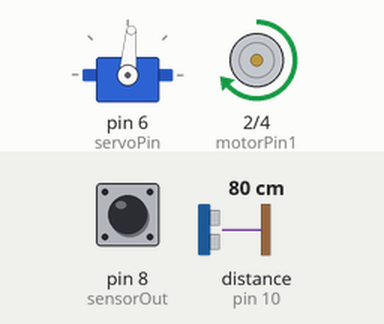
Bench run of a sketch on a simulated Arduino Uno, built with avr-gcc and run on an emulated ATmega328P. On the bench: servo, motor-driver pin pairs drawn as motors (green arrow = first pin HIGH = forward, orange = second pin HIGH = backward, longer = more drive, scaled by the enable pin). Wiring (inferred from the names in the program): ultrasonic range finder: trigger pin 9; echo pin 10. Inputs (shaded band) come from the test bench; at power-on: distance to the obstacle (sensor on pin 10) 80 cm, pin 8 (sensorOut) LOW. The echo pulse lasts 58.3 µs per cm.

Above: at 1.2 s.
1.3 s: distance to the obstacle (sensor on pin 10) set to 17 cm
2.8 s: distance to the obstacle (sensor on pin 10) set to 14 cm
At 3.5 s:
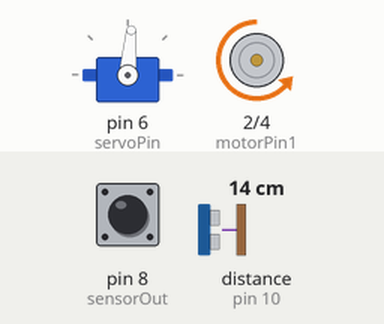
4.3 s: distance to the obstacle (sensor on pin 10) set to 18 cm
At 7.0 s:
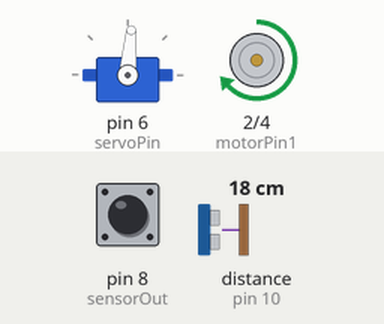
7.3 s: distance to the obstacle (sensor on pin 10) set to 2 cm
At 7.7 s:
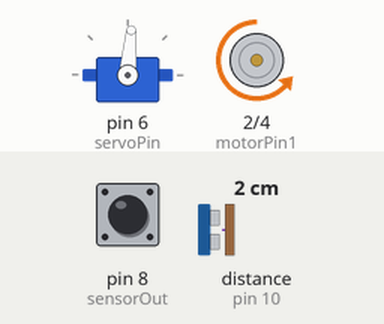
8.8 s: pin 8 (sensorOut) pulsed HIGH 2 times (0.12 s each, 0.3 s apart)
At 10.5 s:
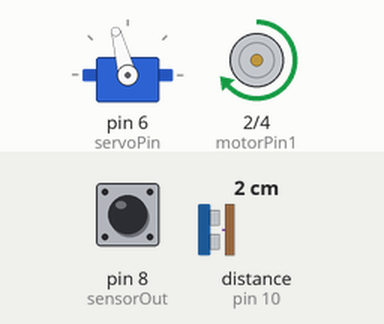
Timing chart, 0 to 12.7 s (numbered marks = the images above; inputs shaded):
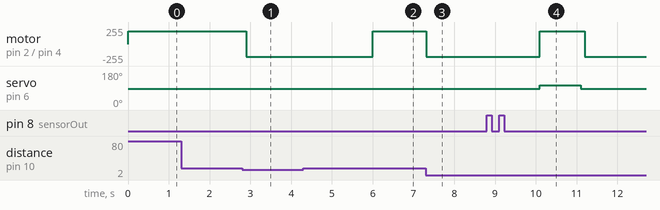

The sketch:

sketch_aug1b_prueba_de_obstaculo_mas_color.ino
```cpp
#include <Servo.h>

// Pines del sensor ultrasónico
const int trigPin = 9;
const int echoPin = 10;

// Pines del puente H (Motor DC)
const int motorPin1 = 2;
const int motorPin2 = 4;
const int enablePin = 3;

// Servo motor MG996R
Servo servoMotor;
const int servoPin = 6;

// Pines del sensor de color TCS3200
const int S0 = 11;
const int S1 = 7;
const int S2 = 13;
const int S3 = 12;
const int sensorOut = 8;

// Definiciones de colores
#define RED 0
#define GREEN 1

// Variables para los valores de color
int redValue = 0;
int greenValue = 0;

// Variables para el ultrasonido
long duration;
int distance;

void setup() {
  // Configuración de pines del sensor ultrasónico
  pinMode(trigPin, OUTPUT);
  pinMode(echoPin, INPUT);

  // Configuración de pines del puente H
  pinMode(motorPin1, OUTPUT);
  pinMode(motorPin2, OUTPUT);
  pinMode(enablePin, OUTPUT);
  analogWrite(enablePin, 190);  // Motor a máxima velocidad

  // Configuración del servo motor
  servoMotor.attach(servoPin);
  servoMotor.write(85); // Poner servo en posición inicial (recto)

  // Configuración del sensor de color TCS3200
  pinMode(S0, OUTPUT);
  pinMode(S1, OUTPUT);
  pinMode(S2, OUTPUT);
  pinMode(S3, OUTPUT);
  pinMode(sensorOut, INPUT);

  // Frecuencia de salida del sensor de color
  digitalWrite(S0, HIGH);
  digitalWrite(S1, LOW);

  Serial.begin(9600);
}

void loop() {
  // Medir la distancia con el sensor ultrasónico
  digitalWrite(trigPin, LOW);
  delayMicroseconds(2);
  digitalWrite(trigPin, HIGH);
  delayMicroseconds(10);
  digitalWrite(trigPin, LOW);

  duration = pulseIn(echoPin, HIGH);
  distance = duration * 0.034 / 2;

  // Si detecta un obstáculo a menos de 10 cm
  if (distance < 15) {
    retrocederCoche();  // Retroceder por un segundo

    // Leer color del objeto detectado
    redValue = leerColor(RED);
    greenValue = leerColor(GREEN);

    // Si detecta color verde
    if (greenValue > redValue) {
      girarDerecha();
    }
    // Si detecta color rojo
    else if (redValue > greenValue) {
      girarIzquierda();
    }
  } else {
    // Si no hay obstáculos, el coche avanza recto
    avanzarCoche();
  }

  delay(100);
}

void avanzarCoche() {
  digitalWrite(motorPin1, HIGH);
  digitalWrite(motorPin2, LOW);
  servoMotor.write(85); // Recto
}

void detenerCoche() {
  digitalWrite(motorPin1, LOW);
  digitalWrite(motorPin2, LOW);
}

void retrocederCoche() {
  // Invertir la polaridad para retroceder
  digitalWrite(motorPin1, LOW);
  digitalWrite(motorPin2, HIGH);
  delay(1000); // Retroceder por 1 segundo
}

void girarDerecha() {
  servoMotor.write(105); // Girar a la derecha
  digitalWrite(motorPin1, HIGH);
  digitalWrite(motorPin2, LOW);
  delay(1000); // Avanzar durante 1 segundo en la dirección del giro
  servoMotor.write(85); // Regresar el servo a la posición recta
  avanzarCoche(); // Continuar avanzando recto
}

void girarIzquierda() {
  servoMotor.write(65); // Girar a la izquierda
  digitalWrite(motorPin1, HIGH);
  digitalWrite(motorPin2, LOW);
  delay(1000); // Avanzar durante 1 segundo en la dirección del giro
  servoMotor.write(85); // Regresar el servo a la posición recta
  avanzarCoche(); // Continuar avanzando recto
}

int leerColor(int color) {
  switch (color) {
    case RED:
      digitalWrite(S2, LOW);
      digitalWrite(S3, LOW);
      break;
    case GREEN:
      digitalWrite(S2, HIGH);
      digitalWrite(S3, HIGH);
      break;
  }
  return pulseIn(sensorOut, LOW);
}
```

Measured:
- the behaviour switches between 16 and 15 cm on distance to the obstacle (sensor on pin 10) (found by bisection; images 0 and 1)
- after the input at 1.3 s, every drawn part: stays the same
- after the input at 2.8 s, motor on pin 2 (motorPin1) / pin 4 (motorPin2): forward 190/255 → backward 190/255 after 0.09 s
- after the input at 4.3 s, motor on pin 2 (motorPin1) / pin 4 (motorPin2): backward 190/255 → forward 190/255 after 1.7 s
- after the input at 7.3 s, motor on pin 2 (motorPin1) / pin 4 (motorPin2): forward 190/255 → backward 190/255 at once
- after the input at 8.8 s, motor on pin 2 (motorPin1) / pin 4 (motorPin2): backward 190/255 → forward 190/255 after 1.3 s, → backward 190/255 1.1 s later; servo on pin 6 (servoPin): 85° → 105° after 1.3 s, → 85° 1.0 s later
